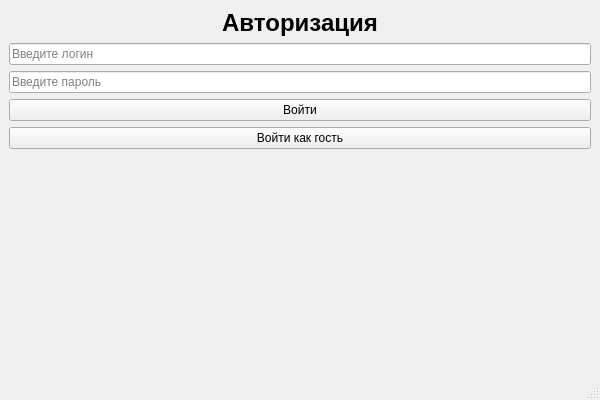
<?xml version="1.0" encoding="UTF-8"?>
<ui version="4.0">
 <class>AuthWindow</class>
 <widget class="QMainWindow" name="AuthWindow">
  <property name="geometry">
   <rect>
    <x>0</x>
    <y>0</y>
    <width>600</width>
    <height>400</height>
   </rect>
  </property>

  <property name="windowTitle">
   <string>Авторизация</string>
  </property>

  <widget class="QWidget" name="centralwidget">

   <layout class="QVBoxLayout" name="verticalLayout">

    <!-- Заголовок -->

    <item>
     <widget class="QLabel" name="label_title">
      <property name="text">
       <string>Авторизация</string>
      </property>

      <property name="alignment">
       <set>Qt::AlignCenter</set>
      </property>

      <property name="font">
       <font>
        <pointsize>18</pointsize>
        <bold>true</bold>
       </font>
      </property>

     </widget>
    </item>


    <!-- Поле логина -->

    <item>
     <widget class="QLineEdit" name="line_login">

      <property name="placeholderText">
       <string>Введите логин</string>
      </property>

     </widget>
    </item>


    <!-- Поле пароля -->

    <item>
     <widget class="QLineEdit" name="line_password">

      <property name="placeholderText">
       <string>Введите пароль</string>
      </property>

      <property name="echoMode">
       <enum>QLineEdit::Password</enum>
      </property>

     </widget>
    </item>


    <!-- Кнопка входа -->

    <item>
     <widget class="QPushButton" name="btn_login">

      <property name="text">
       <string>Войти</string>
      </property>

     </widget>
    </item>


    <!-- Кнопка гость -->

    <item>
     <widget class="QPushButton" name="btn_guest">

      <property name="text">
       <string>Войти как гость</string>
      </property>

     </widget>
    </item>


    <!-- Растягивающий элемент -->

    <item>
     <spacer name="verticalSpacer">
      <property name="orientation">
       <enum>Qt::Vertical</enum>
      </property>

      <property name="sizeHint">
       <size>
        <width>20</width>
        <height>40</height>
       </size>
      </property>

     </spacer>
    </item>

   </layout>

  </widget>

  <widget class="QStatusBar" name="statusbar"/>

 </widget>

 <resources/>
 <connections/>
</ui>
